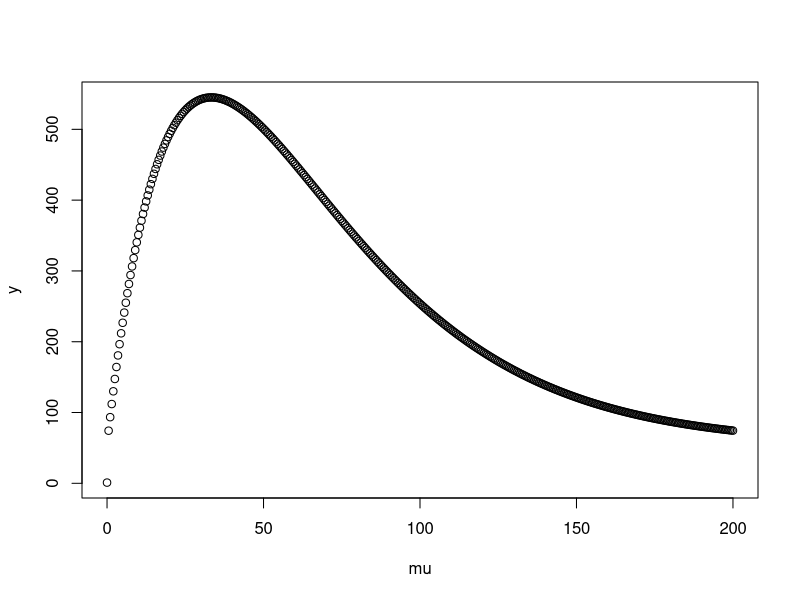

Recreate this plot in R. (Note: a time limit stopped this script after it produced the figure.)
######################################################################################
######################################################################################
######################################################################################
###																				   ###
###			     SCRIPT TO RUN SIMULATIN STUDY FOR BLUE SWIMMER CRABS			   ###
###																				   ###	
######################################################################################
######################################################################################
######################################################################################

# This script generates simulated data that mimics that of length frequency data gathered on the 
# blue swimmer crab and provides a testing ground for the algorithm written for estimating growth
# via a mixture model

# Remove any objects to clear the slate

rm(list=ls())

# First set the directory to write out the results

#setwd("/ibscratch/wrayvisscher/Luke/BSC_RcodesData/Simulation200")


# Generate three mean curves via von Bertalanffy
# Generate three mean curves via von Bertalanffy


# Set some initial paramters that are to be estimated in the next section. We set the seasonal function so that is passes below 
# zero. This allows us to test the algorithm for the ability to deal with this scenario.

days<-seq(0,1,1/366)
IL<-60
K0<-1
T0<-2
T1<-2
LINF<-190


# It is difficult to deal with the space between the mid section of each month and the start of the next year and thus
# we calculate the means over a fine mesh of values and take the average over the months as a proxy for the mean length
# for that month. This allows us to calculate the means over a whole year and then just add 1 and 2 to the integral
# values for the 1 year and 2 year old adults.

KK_store<-array(0,length(days)) # Initialise the array to store the mean values

# Cycle through each day and calculate the integral over the seasonal function

for (i in seq(1,length(days)))
	{
	
	# Calculate if the curve needs to be integrated or not and set the initial month which will be January for the simulation
	
  	mm2<-days[i]
  	yrsold<-0
  	strmnth<-0
	strmid<-0

	# Calculate the roots for the seasonal function. This allows us to integrate up to the root and set the integral between 
	# roots to 0. 
	
	a=T0^2+T1^2
	b=2*K0*T0
	c=-(T1^2)+K0^2
	u1=(-b+sqrt(b^2-4*a*c))/(2*a)
	u2=(-b-sqrt(b^2-4*a*c))/(2*a)
	r11=1-acos(u1)/(2*pi)+yrsold
	r12=acos(u1)/(2*pi)+yrsold
	r21=1-acos(u2)/(2*pi)+yrsold
	r22=acos(u2)/(2*pi)+yrsold
	roots<-c(r11, r12, r21, r22)
	groot<-K0+T0*cos(2*pi* roots)+T1*sin(2*pi*roots)
	gmin<-round(groot)
		
	# Set the roots
		
	r1<-min(roots[which(gmin==0)])
	r2<-max(roots[which(gmin==0)])
	    
    # The integral of those months less than root 1
	    
	if (mm2<r1) {KK = K0*(mm2-strmid) +   (T0/(2*pi))*(sin(2*pi*mm2)-sin(2*pi*strmid))-(T1/(2*pi))*(cos(2*pi*mm2)-								cos(2*pi*strmid))}
	    	
	# The integral of those months between root 1 and root 2. This will just be the integral up to root 1.
	    
	if (mm2>r1&mm2<r2) {KK=K0*(r1-strmid) + (T0/(2*pi))*(sin(2*pi*r1)-sin(2*pi*strmid))-(T1/(2*pi))*(cos(2*pi*r1)-										cos(2*pi*strmid))}
	    
    # The integral of those months after root 2
	    
	if (mm2>r2)
	   {
	   	zMid=K0*(r1-strmid) + (T0/(2*pi))*(sin(2*pi*r1)-sin(2*pi*strmid)) - (T1/(2*pi))*(cos(2*pi*r1)-cos(2*pi*strmid))
	   	zEnd=K0*(mm2-r2)    + (T0/(2*pi))*(sin(2*pi*mm2)-sin(2*pi*r2))     - (T1/(2*pi))*(cos(2*pi*mm2)-cos(2*pi*r2))
	   	KK<-zEnd+zMid
	   }
	
	# Print it out just to check
	
	print(KK)
	
	# Store each of the value so that we can calculate the means
	
	KK_store[i]<-KK
	
}


# Define the integrals over each year. Subsequent years are just multiples of the first year because the intergal is the same but 
# in multiples for each subsequent year.

KK_yr1=KK_store[1:365]
KK_yr2=KK_store[1:365]+1.44099
KK_yr3=KK_store[1:365]+2*1.44099


# Calculate the mean for each day over the year

MLY1<-(IL + (LINF-IL)*(1-exp(-KK_yr1)))
MLY2<-(IL + (LINF-IL)*(1-exp(-KK_yr2)))
MLY3<-(IL + (LINF-IL)*(1-exp(-KK_yr3)))


# Put each day into a set of months which is designated to be 30 days (only an approximation to true value). We then take the 
# mean over each of the columns to obtain the monthly mean

MLY1 <- colMeans(matrix(MLY1,ncol=12,nrow=30))
MLY2 <- colMeans(matrix(MLY2,ncol=12,nrow=30))
MLY3 <- colMeans(matrix(MLY3,ncol=12,nrow=30))


# Round these means for summary in the manuscript

paste(as.character(signif(MLY1,4)),collapse=" & ")
paste(as.character(signif(MLY2,4)),collapse=" & ")
paste(as.character(signif(MLY3,4)),collapse=" & ")


## Draw from the means to create the groups. Groups are drawn from a normal distribution to mimic our assumptions in real data
## Draw from the means to create the groups. Groups are drawn from a normal distribution to mimic our assumptions in real data


# Need to vary the number in each group in each month to better mimic reality
# Set up the initial parameters for the variance function


# Variance function test to see shape

VV<-c(40,0.03,4,900)
mu<-seq(0,200,0.5)
y=VV[1]*mu*exp(-VV[2]*mu)+exp(VV[3]*(1-exp(-VV[4]*mu)))
plot(mu,y)


# Set the proportions in each group varying them for each month

P1<-c(0.50, 0.40, 0.30, 0.20, 0.10, 0.05, 0.02, 0.02, 0.02, 0.02, 0.02, 0.02)
P3<-c(0.1, 0.15, 0.1, 0.08, 0.09, 0.09, 0.09, 0.09, 0.09, 0.09, 0.09, 0.09)
P2<-1-(P1+P3)


# Calculate the number of individuals in each group based on the proportions

N=2000 # Number of total individuals
N1<-as.integer(N*P1)
N2<-as.integer(N*P2)
N3<-N-(N1+N2)


# Make the empty arrays for the individuals to go in

G<-matrix(0,nrow=12,ncol=N)

# For each of the twelve months create the three distributions

for (i in seq(1,12))
{

# Calculate the variances

var1<-VV[1]*MLY1[i]*exp(-VV[2]*MLY1[i])+exp(VV[3]*(1-exp(-VV[4]*MLY1[i])))
var2<-VV[1]*MLY2[i]*exp(-VV[2]*MLY2[i])+exp(VV[3]*(1-exp(-VV[4]*MLY2[i])))
var3<-VV[1]*MLY3[i]*exp(-VV[2]*MLY3[i])+exp(VV[3]*(1-exp(-VV[4]*MLY3[i])))

# Draw the individuals from each of the distributions

G1<-rnorm(N1[i],MLY1[i], sqrt(var1))
G2<-rnorm(N2[i],MLY2[i], sqrt(var2))
G3<-rnorm(N3[i],MLY3[i], sqrt(var3))

G[i,]<-c(G1,G2,G3)
}



### RUN THE CODE AND GET THE ESTIMATES
### RUN THE CODE AND GET THE ESTIMATES
### RUN THE CODE AND GET THE ESTIMATES

# Given that the data are generated we attempt to estimate the true parameters using our model
# Given that the data are generated we attempt to estimate the true parameters using our model


MON <- 12
MONTHS<-rep(seq(0,11),each=N)
MM<-cbind(matrix(MONTHS,ncol=12,nrow=N))
MM<-t(MM)
MM <-as.numeric(MM)
LL<-as.numeric(G)

# Initialise the model parameters

NN <- length(MM)
PI1 <- P3
PI2 <- P2
K0 <- 1
LINF <- 185
M01<-10
T0 <- 2
T1 <- 2
MMLIST <- seq(0,11)

#Initialise the starting values for the variance quadratic update

VV <- c(20,0.04,3.8,900)										

## FUNCTIONS
## FUNCTIONS

#ASYMPTOTIC MEAN FUNCTION

MU2A <- function(mm,K0,T0,T1,LINF,M01)
{
  #mm=12
  mmval <- MMLIST[mm]%%12
  yrsold<-2
  strmnth<-0
  strmid<-strmnth/12+1/24+yrsold
  endmid<-strmid+1
  mm2=(mmval/12)+1/24+yrsold
  t<-seq(0,1,0.01)
  g<-K0+T0*cos(2*pi*t)+T1*sin(2*pi*t)
  #plot(t,g)
  Isneg<-min(g)
  Isneg2<-max(g)
  if (Isneg<0&Isneg2>0)
  {
    a=T0^2+T1^2
	b=2*K0*T0
	c=-(T1^2)+K0^2
	u1=(-b+sqrt(b^2-4*a*c))/(2*a)
	u2=(-b-sqrt(b^2-4*a*c))/(2*a)
	r11=1-acos(u1)/(2*pi)+yrsold
	r12=acos(u1)/(2*pi)+yrsold
	r21=1-acos(u2)/(2*pi)+yrsold
	r22=acos(u2)/(2*pi)+yrsold
	roots<-c(r11, r12, r21, r22)
	groot<-K0+T0*cos(2*pi* roots)+T1*sin(2*pi* roots)
	gmin<-round(groot)
	r1<-min(roots[which(gmin==0)])
	r2<-max(roots[which(gmin==0)])
    
    
    
    
    #Regime
    
	zMid1=K0*(r1-strmid) + (T0/(2*pi))*(sin(2*pi*r1)-sin(2*pi*strmid)) - (T1/(2*pi))*(cos(2*pi*r1)-cos(2*pi*strmid))
    zEnd1=K0*(endmid-r2) + (T0/(2*pi))*(sin(2*pi*endmid)-sin(2*pi*r2)) - (T1/(2*pi))*(cos(2*pi*endmid)-cos(2*pi*r2))
    KKyr<-yrsold*(zEnd1+zMid1)
    
    #Those less than r1
    
    if (mm2<r1) {KK = KKyr + K0*(mm2-strmid) +   (T0/(2*pi))*(sin(2*pi*mm2)-sin(2*pi*strmid))-(T1/(2*pi))*(cos(2*pi*mm2)-						cos(2*pi*strmid))}
    	
    #Those between r1 and r2
    
    if (mm2>r1&mm2<r2) {KK= KKyr + K0*(r1-strmid) + (T0/(2*pi))*(sin(2*pi*r1)-sin(2*pi*strmid))-(T1/(2*pi))*(cos(2*pi*r1)-								cos(2*pi*strmid))}
    
    #Those after r2
    
    if (mm2>r2)
    {
    zMid=K0*(r1-strmid) + (T0/(2*pi))*(sin(2*pi*r1)-sin(2*pi*strmid)) - (T1/(2*pi))*(cos(2*pi*r1)-cos(2*pi*strmid))
    zEnd=K0*(mm2-r2)     + (T0/(2*pi))*(sin(2*pi*mm2)-sin(2*pi*r2))     - (T1/(2*pi))*(cos(2*pi*mm2)-cos(2*pi*r2))
    KK<-zEnd+zMid+KKyr
    }
    
  } else 
  {KK=K0*(mm2-strmid)+(T0/(2*pi))*(sin(2*pi*mm2)-sin(2*pi*strmid))-(T1/(2*pi))*(cos(2*pi*mm2)-cos(2*pi*strmid)) + 				                           	yrsold*(K0*(endmid-strmid)+(T0/(2*pi))*(sin(2*pi*endmid)-sin(2*pi*strmid))-(T1/(2*pi))*(cos(2*pi*endmid)-cos(2*pi*strmid)) )}

 
  M01 + (LINF-M01)*(1-exp(-KK))


}


#1 YEAR OLD ADULT's MEAN FUNCTION


MUA <- function(mm,K0,T0,T1,LINF,M01)
{
  mmval <- MMLIST[mm]%%12
  yrsold<-1
  strmnth<-0
  strmid<-strmnth/12+1/24+yrsold
  endmid<-strmid+1
  mm2=(mmval/12)+1/24+yrsold
  t<-seq(0,1,0.01)
  g<-K0+T0*cos(2*pi*t)+T1*sin(2*pi*t)
  Isneg<-min(g)
  Isneg2<-max(g)
  if (Isneg<0&Isneg2>0)
  {
    a=T0^2+T1^2
	b=2*K0*T0
	c=-(T1^2)+K0^2
	u1=(-b+sqrt(b^2-4*a*c))/(2*a)
	u2=(-b-sqrt(b^2-4*a*c))/(2*a)
	r11=1-acos(u1)/(2*pi)+yrsold
	r12=acos(u1)/(2*pi)+yrsold
	r21=1-acos(u2)/(2*pi)+yrsold
	r22=acos(u2)/(2*pi)+yrsold
	roots<-c(r11, r12, r21, r22)
	groot<-K0+T0*cos(2*pi* roots)+T1*sin(2*pi* roots)
	gmin<-round(groot)
	r1<-min(roots[which(gmin==0)])
	r2<-max(roots[which(gmin==0)])
	
	
    #Regime
    
	zMid1=K0*(r1-strmid) + (T0/(2*pi))*(sin(2*pi*r1)-sin(2*pi*strmid)) - (T1/(2*pi))*(cos(2*pi*r1)-cos(2*pi*strmid))
    zEnd1=K0*(endmid-r2) + (T0/(2*pi))*(sin(2*pi*endmid)-sin(2*pi*r2)) - (T1/(2*pi))*(cos(2*pi*endmid)-cos(2*pi*r2))
    KKyr<-yrsold*(zEnd1+zMid1)
    
    	#Those less than r1
    
    	if (mm2<r1) {KK = KKyr + K0*(mm2-strmid) +   (T0/(2*pi))*(sin(2*pi*mm2)-sin(2*pi*strmid))-(T1/(2*pi))*(cos(2*pi*mm2) -						cos(2*pi*strmid))}
    	
    	#Those between r1 and r2
    
    	if (mm2>r1&mm2<r2) {KK= KKyr + K0*(r1-strmid) + (T0/(2*pi))*(sin(2*pi*r1)-sin(2*pi*strmid))-(T1/(2*pi))*(cos(2*pi*r1) -								cos(2*pi*strmid))}
    
    	#Those after r2
    
    	if (mm2>r2) {
    		zMid <- K0*(r1-strmid) + (T0/(2*pi))*(sin(2*pi*r1)-sin(2*pi*strmid)) - (T1/(2*pi))*(cos(2*pi*r1)-cos(2*pi*strmid))
    		zEnd <- K0*(mm2-r2)     + (T0/(2*pi))*(sin(2*pi*mm2)-sin(2*pi*r2))     - (T1/(2*pi))*(cos(2*pi*mm2)-cos(2*pi*r2))
    		KK   <- zEnd+zMid+KKyr
    		} }else {
    		KK  <- K0*(mm2-strmid)+(T0/(2*pi))*(sin(2*pi*mm2)-sin(2*pi*strmid))-(T1/(2*pi))*(cos(2*pi*mm2)-cos(2*pi*strmid)) + 					yrsold*(K0*(endmid-strmid)+(T0/(2*pi))*(sin(2*pi*endmid)-sin(2*pi*strmid))-(T1/(2*pi))*(cos(2*pi*endmid) -						cos(2*pi*strmid)) )}

 	
 	
  (M01 + (LINF-M01)*(1-exp(-KK)))


}


#THE JUVENUILES MEAN FUNCTION

MUJ <- function(mm,K0,T0,T1,LINF,M01)
{
	#mm=2
	mmval <- MMLIST[mm]%%12
  	yrsold<-0
  	strmnth<-0
  	strmid<-strmnth/12+1/24+yrsold
  	endmid<-strmid+1
  	mm2=(mmval/12)+1/24+yrsold
  	t<-seq(0,1,0.01)
	g<-K0+T0*cos(2*pi*t)+T1*sin(2*pi*t)
	Isneg<-min(g)
	Isneg2<-max(g)
 	if (Isneg<0&Isneg2>0)
  		{
    	a=T0^2+T1^2
		b=2*K0*T0
		c=-(T1^2)+K0^2
		u1=(-b+sqrt(b^2-4*a*c))/(2*a)
		u2=(-b-sqrt(b^2-4*a*c))/(2*a)
		r11=1-acos(u1)/(2*pi)
		r12=acos(u1)/(2*pi)
		r21=1-acos(u2)/(2*pi)
		r22=acos(u2)/(2*pi)
		roots<-c(r11, r12, r21, r22)
		groot<-K0+T0*cos(2*pi* roots)+T1*sin(2*pi* roots)
		gmin<-round(groot)
		r1<-min(roots[which(gmin==0)])
		r2<-max(roots[which(gmin==0)])
		
		
    	#Regime

    	#Those less than r1
    
    		if (mm2<r1) {KK = K0*(mm2-strmid) + (T0/(2*pi))*(sin(2*pi*mm2)-sin(2*pi*strmid))-(T1/(2*pi))*(cos(2*pi*mm2) -								 cos(2*pi*strmid))}
    	
    		#Those between r1 and r2
    
    		if (mm2>r1&mm2<r2) {KK=K0*(r1-strmid) + (T0/(2*pi))*(sin(2*pi*r1)-sin(2*pi*strmid))-(T1/(2*pi))*(cos(2*pi*r1) -										cos(2*pi*strmid))}
    
    		#Those after r2
    
    		if (mm2>r2)
    			{
    			zMid=K0*(r1-strmid) + (T0/(2*pi))*(sin(2*pi*r1)-sin(2*pi*strmid)) - (T1/(2*pi))*(cos(2*pi*r1)  -								cos(2*pi*strmid))
    			zEnd=K0*(mm2-r2)    + (T0/(2*pi))*(sin(2*pi*mm2)-sin(2*pi*r2))    - (T1/(2*pi))*(cos(2*pi*mm2) - 								cos(2*pi*r2))
    			KK<-zEnd+zMid
    			}} else {
    	KK=K0*(mm2-strmid)+(T0/(2*pi))*(sin(2*pi*mm2)-sin(2*pi*strmid))-(T1/(2*pi))*(cos(2*pi*mm2)-cos(2*pi*strmid))}	


 M01 + (LINF-M01)*(1-exp(-KK))
}


#INITIALISE THE TAU's which are the inclusion probablities to all be a third


TAU <- list()
for (mm in 1:(MON))
	{
  		TAU[[mm]] <- matrix(1/3,NN,3)
	}


#INITIALISE THE AUXILLARY STORAGE ARRAYS FOR INSIDE LOOP ASSIGNMENT

MU2A_AUX <- c()
MUA_AUX  <- c()
MUJ_AUX  <- c()
for (mm in 1:MON)
	{
 	MU2A_AUX[mm] <- MU2A(mm,K0,T0,T1,LINF,M01)
  	MUA_AUX[mm]  <- MUA(mm,K0,T0,T1,LINF,M01)
 	MUJ_AUX[mm]  <- MUJ(mm,K0,T0,T1,LINF,M01)
	}


#INITIALISE THE VARIANCE FUNCTIONS. THEY ARE ALL QUADRATIC FUNCTIONS OF THE MEAN FOR EACH COHORT

VARJ <- function(mm,VV,K0,T0,T1,LINF,M01)
	{
		
		#Try a heavy tailed function like the Weibull for more flexibility
		
		mu=MUJ(mm,K0,T0,T1,LINF,M01)
		max(VV[1]*mu*exp(-VV[2]*mu)+exp(VV[3]*(1-exp(-VV[4]*mu))),1)
	}

VARA <- function(mm,VV,K0,T0,T1,LINF,M01)
	{
		
		#Try a heavy tailed function like the Weibull for more flexibility
		
		mu=MUA(mm,K0,T0,T1,LINF,M01)
		max(VV[1]*mu*exp(-VV[2]*mu)+exp(VV[3]*(1-exp(-VV[4]*mu))),1)
	}

VAR2A <- function(mm,VV,K0,T0,T1,LINF,M01)
	{
		
		#Try a heavy tailed function like the Weibull for more flexibility
		
		mu <- MU2A(mm,K0,T0,T1,LINF,M01)
		max(VV[1]*mu*exp(-VV[2]*mu)+exp(VV[3]*(1-exp(-VV[4]*mu))),1)
	}



#INITIALISE THE LIKELIHOOD FUNCTION

LOGLIKE <- 0
for (mm in 1:MON)
  {
	LL2 <- LL[which(MM==MMLIST[mm])]
	LikGrp1 <- PI1[mm]*dnorm(LL2,MU2A_AUX[mm],sqrt(VAR2A(mm,VV,K0,T0,T1,LINF,M01)))
	LikGrp2 <- PI2[mm]*dnorm(LL2,MUA_AUX[mm],sqrt(VARA(mm,VV,K0,T0,T1,LINF,M01)))
	LikGrp3 <- (1 - (PI1[mm] + PI2[mm]))*dnorm(LL2,MUJ_AUX[mm],sqrt(VARJ(mm,VV,K0,T0,T1,LINF,M01)))
	LOGLIKE <- LOGLIKE + sum(log(LikGrp1 + LikGrp2 + LikGrp3))
  }



	
	
	
######WHILE LOOP BEGINS######WHILE LOOP BEGINS######WHILE LOOP BEGINS
######WHILE LOOP BEGINS######WHILE LOOP BEGINS######WHILE LOOP BEGINS
######WHILE LOOP BEGINS######WHILE LOOP BEGINS######WHILE LOOP BEGINS
######WHILE LOOP BEGINS######WHILE LOOP BEGINS######WHILE LOOP BEGINS
	
	
#THIS LOOP DOES ALL THE WORK AND INCLUDES TWO NELDER MEAD STEPS TO OPTIMISE THE NONLINEAR MEANS AND VARIANCES


TOL <- 10^-6
LOGOLD <- -Inf

while (LOGLIKE - LOGOLD > TOL)
{
  LOGOLD <- LOGLIKE      #Assign the current likelihood value to the an old value so we can evaluate the update

 
	# UPDATE THE TAU SCORES AND THEN CALCULATE THE PIs GIVEN THESE TAU SCORES

	for (mm in 1:MON)
  	{
    	
    	# Calculate the inclusion probablities for group 1 and 2 which forms the top of the mixture model algorithm

    	Top1<-PI1[mm]*dnorm(LL,MU2A_AUX[mm],sqrt(VAR2A(mm,VV,K0,T0,T1,LINF,M01))) 
    	Top2<-PI2[mm]*dnorm(LL,MUA_AUX[mm],sqrt(VARA(mm,VV,K0,T0,T1,LINF,M01)))								
    	
    	# Calculate the sum of each of the classes which forms the bottom of the mixture model algorithm

    	Bot<- Top1 + Top2 + (1-(PI1[mm]+PI2[mm]))*dnorm(LL,MUJ_AUX[mm],sqrt(VARJ(mm,VV,K0,T0,T1,LINF,M01)))  
    	
    	
    	# Calculate the tau scores for each of the groups, where the third group is what's left over from 1 after the first 2

    	TAU[[mm]][,1] <- Top1/Bot																	
    	TAU[[mm]][,2] <- Top2/Bot
		TAU[[mm]][,3] <- 1-(TAU[[mm]][,1]+TAU[[mm]][,2])
		
		
		# Work out the PIs for groups 1 and 2
												  		    
    	PI1[mm] <- sum((MM==MMLIST[mm])*TAU[[mm]][,1])/sum(MM==MMLIST[mm])					
		PI2[mm] <- sum((MM==MMLIST[mm])*TAU[[mm]][,2])/sum(MM==MMLIST[mm])										
	}


#DEFINE THE LIKELIHOOD FUNCTION OUTSIDE THE LOOP TO UPDATE THE MEANS

  PARA <- c(K0,T0,T1,LINF,M01)
  OPTIFUN <- function(PARA)
  {
  	LOGLIKE <- 0
  		for (mm in 1:MON)
  			{
			LL2 <-LL[which(MM==MMLIST[mm])]
			LikGrp1 <- PI1[mm]*dnorm(LL2,MU2A(mm,PARA[1],PARA[2],PARA[3],PARA[4],PARA[5]),
			sqrt(VAR2A(mm,VV,PARA[1],PARA[2],PARA[3],PARA[4],PARA[5])))
			
			LikGrp2 <-PI2[mm]*dnorm(LL2,MUA(mm,PARA[1],PARA[2],PARA[3],PARA[4],PARA[5]),
			sqrt(VARA(mm,VV,PARA[1],PARA[2],PARA[3],PARA[4],PARA[5]))) 
			
			LikGrp3 <- (1 - (PI1[mm] + PI2[mm]))*dnorm(LL2,MUJ(mm,PARA[1],PARA[2],PARA[3],PARA[4],PARA[5]),
			sqrt(VARJ(mm,VV,PARA[1],PARA[2],PARA[3],PARA[4],PARA[5])))
			LOGLIKE <- LOGLIKE + sum(log(LikGrp1 + LikGrp2 + LikGrp3))
  			}
	-LOGLIKE
  }
  
  
  # Run OPTIM to find the best variances given the taus and Pis
  
  OPTIM <- optim(PARA,OPTIFUN, control = list(maxit = 10000))		
  print("Did optim 1 converge?")
  print(OPTIM$convergence)
  
  
  #Assign the estimates from optim to the parameters
  
  K0 <- OPTIM$par[1]
  T0 <- OPTIM$par[2]
  T1 <- OPTIM$par[3]
  LINF <- OPTIM$par[4]
  M01 <- OPTIM$par[5]
  

  #Calculate the means for each group based on these new estimates
  
  MU2A_AUX <- c()
  MUA_AUX <- c()
  MUJ_AUX <- c()
  for (mm in 1:MON)
  {
  	#Compute the means for each month 
    MU2A_AUX[mm] <- MU2A(mm,K0,T0,T1,LINF,M01)
    MUA_AUX[mm] <- MUA(mm,K0,T0,T1,LINF,M01)
    MUJ_AUX[mm] <- MUJ(mm,K0,T0,T1,LINF,M01)
  }
  

  #OPTIMISE THE VARIANCES GIVEN THE NEW MEANS
  
  #DEFINE THE LIKELIHOOD FUNCTION OUTSIDE THE LOOP TO UPDATE THE VARIANCES 
  
  PARA2 <- VV
  VAROPTIFUN <- function(PARA2)
  {
  LOGLIKE <- 0
  		for (mm in 1:MON)
  			{
			LL2<-LL[which(MM==MMLIST[mm])]
			LikGrp1<- PI1[mm]*dnorm(LL2,MU2A_AUX[mm],sqrt(VAR2A(mm,PARA2,K0,T0,T1,LINF,M01)))
			LikGrp2<- PI2[mm]*dnorm(LL2,MUA_AUX[mm],sqrt(VARA(mm,PARA2,K0,T0,T1,LINF,M01)))
			LikGrp3<-(1-(PI1[mm]+PI2[mm]))*dnorm(LL2,MUJ_AUX[mm],sqrt(VARJ(mm,PARA2,K0,T0,T1,LINF,M01)))
			LOGLIKE <- LOGLIKE + sum(log(LikGrp1 + LikGrp2 + LikGrp3))
  			}
	-LOGLIKE
  }
	
		
  # Run OPTIM to find the best variances given the taus and Pis

  OPTIM2 <- optim(PARA2,VAROPTIFUN,control = list(maxit = 10000))													
  VV <- OPTIM2$par
  print("Did optim 2 converge?")
  print(OPTIM2$convergence)  
  
  
  #COMPUTE THE LIKELIHOOD GIVEN ALL THESE NICE NEW UPDATES
      
  LOGLIKE <- 0
  for (mm in 1:MON)
  {
	LL2<-LL[which(MM==MMLIST[mm])]
	LikGrp1<-PI1[mm]*dnorm(LL2,MU2A_AUX[mm],sqrt(VAR2A(mm,VV,K0,T0,T1,LINF,M01)))
	LikGrp2<-PI2[mm]*dnorm(LL2,MUA_AUX[mm],sqrt(VARA(mm,VV,K0,T0,T1,LINF,M01)))
	LikGrp3<-(1-(PI1[mm]+PI2[mm]))*dnorm(LL2,MUJ_AUX[mm],sqrt(VARJ(mm,VV,K0,T0,T1,LINF,M01)))
	LOGLIKE <- LOGLIKE + sum(log(LikGrp1 + LikGrp2 + LikGrp3))
  }

  
  #PRINT OUT OUR NEW UPDATES FOR THE PARAMETERS AND THE LIKELIHOOD
  
  print(c(LOGLIKE,LOGLIKE-LOGOLD))
  print(c(PARA,PARA2))
 
}

# Write all results to a text file for later reference

name<-paste("Sim_Res",sample(seq(1,100000),1),sep="")
write.table(matrix(c(PARA,PARA2),nrow=1,ncol=length(c(PARA,PARA2))),name,append=T,row.names=F, col.names=F,quote=F)
write.table(matrix(PI1,nrow=1,ncol=length(PI1)),name,append=T,row.names=F,col.names=F,quote=F)
write.table(matrix(PI2,nrow=1,ncol=length(PI2)),name,append=T,row.names=F,col.names=F,quote=F)
write.table(matrix(1-(PI1+PI2),nrow=1,ncol=length(PI2)),name,append=T,row.names=F,col.names=F,quote=F)
write.table(matrix(MU2A_AUX,nrow=1,ncol=length(MU2A_AUX)),name,append=T,row.names=F,col.names=F,quote=F)
write.table(matrix(MUA_AUX,nrow=1,ncol=length(MUA_AUX)),name,append=T,row.names=F,col.names=F,quote=F)
write.table(matrix(MUJ_AUX,nrow=1,ncol=length(MUJ_AUX)),name,append=T,row.names=F,col.names=F,quote=F)
